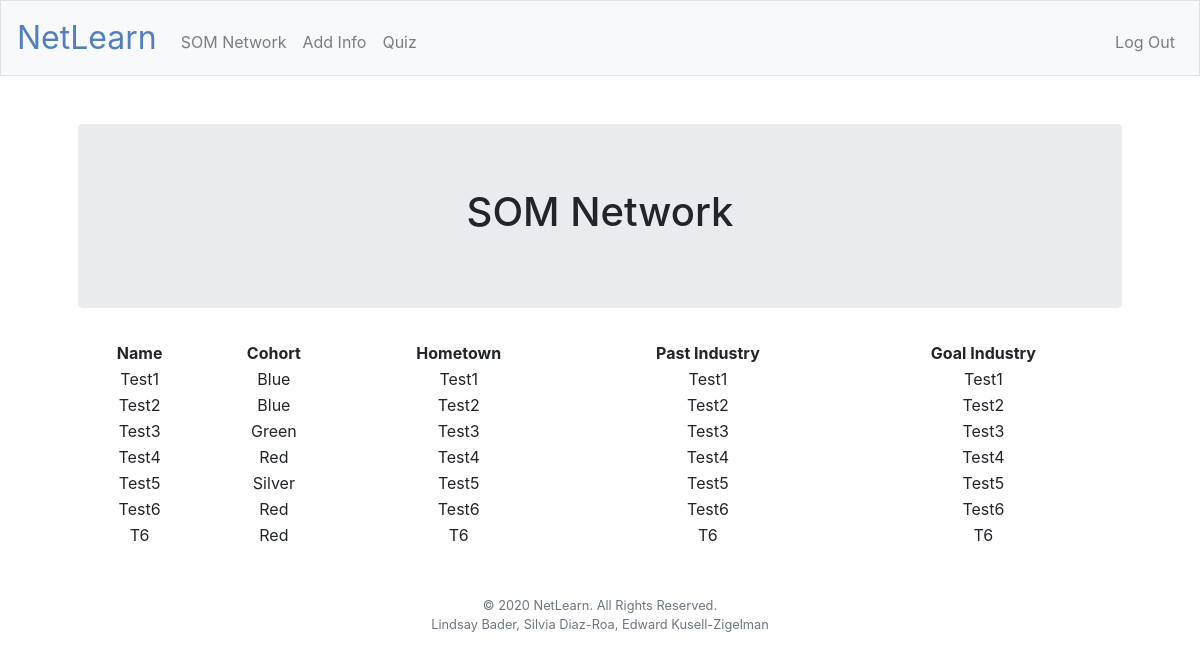
The page / (signed in) on the database its author committed.
### tables this page shows
CREATE TABLE network (id INTEGER, name TEXT, cohort TEXT, hometown TEXT, past_industry TEXT, goal_industry TEXT, PRIMARY KEY(id));

### application.py (the view)
@app.route("/")
@login_required
def SOM_network():
    network = db.execute("SELECT * FROM network")
    return render_template("SOM_network.html", network = network)

### application.py (called while the page is built)
@app.after_request
def after_request(response):
    response.headers["Cache-Control"] = "no-cache, no-store, must-revalidate"
    response.headers["Expires"] = 0
    response.headers["Pragma"] = "no-cache"
    return response

### helpers.py (called while the page is built)
def login_required(f):
    @wraps(f)
    def decorated_function(*args, **kwargs):
        if session.get("user_id") is None:
            return redirect("/login")
        return f(*args, **kwargs)
    return decorated_function

### templates/SOM_network.html (shortened to what this page needs)
{% extends "layout.html" %}
{% block main %}
            <div class="jumbotron">
            <h1>SOM Network</h1>
            </div>
                <table style="width: 100%">
                    <thead>
                        <tr>
                            <th>Name</th>
                            <th>Cohort</th>
                            <th>Hometown</th>
                            <th>Past Industry</th>
                            <th>Goal Industry</th>
                        </tr>
                    </thead>
                    <tbody>
                        {% for row in network %}
                            <tr>
                                <td> {{ row.name}} </td>
                                <td> {{ row.cohort}} </td>
                                <td> {{ row.hometown}} </td>
                                <td> {{ row.past_industry}} </td>
                                <td> {{ row.goal_industry}} </td>
                            </tr>
                        {% endfor %}
                    </tbody>
                </table>
{% endblock %}

### templates/layout.html (shortened to what this page needs)
<!DOCTYPE html>
<html lang="en">
    <head>
        <link rel="stylesheet" href="https://cdn.jsdelivr.net/npm/bootstrap@4.5.3/dist/css/bootstrap.min.css">
        <link href="/static/styles.css" rel="stylesheet">
    </head>
    <body>
        <nav class="navbar navbar-expand-md navbar-light bg-light border">
            <a class="navbar-brand" href="/"><span class="blue">NetLearn</span></a>
            <div class="collapse navbar-collapse" id="navbar">
                {% if session.user_id %}
                    <ul class="navbar-nav mr-auto mt-2">
                        <li class="nav-item"><a class="nav-link" href="/">SOM Network</a></li>
                        <li class="nav-item"><a class="nav-link" href="/add_info">Add Info</a></li>
                        <li class="nav-item"><a class="nav-link" href="/quiz">Quiz</a></li>
                    </ul>
                    <ul class="navbar-nav ml-auto mt-2">
                        <li class="nav-item"><a class="nav-link" href="/logout">Log Out</a></li>
                    </ul>
                {% else %}
                    <ul class="navbar-nav ml-auto mt-2">
                        <li class="nav-item"><a class="nav-link" href="/create_account">Create Account</a></li>
                        <li class="nav-item"><a class="nav-link" href="/login">Log In</a></li>
                    </ul>
                {% endif %}
            </div>
        </nav>
        <main class="container p-5">
            {% block main %}{% endblock %}
        </main>
        <footer class="small text-center text-muted">
            &#169; 2020 NetLearn. All Rights Reserved.
            <br>
            Lindsay Bader, Silvia Diaz-Roa, Edward Kusell-Zigelman
        </footer>
    </body>
</html>

### static/styles.css (style rules this page uses)
nav .navbar-brand { font-size: xx-large; }
nav .navbar-brand .blue { color: #537fbe; }
main { overflow-x: auto; text-align: center; }

### rows shown on the page
network: name "Test1", cohort "Blue", hometown "Test1", past_industry "Test1", goal_industry "Test1"
network: name "Test2", cohort "Blue", hometown "Test2", past_industry "Test2", goal_industry "Test2"
network: name "Test3", cohort "Green", hometown "Test3", past_industry "Test3", goal_industry "Test3"
network: name "Test4", cohort "Red", hometown "Test4", past_industry "Test4", goal_industry "Test4"
network: name "Test5", cohort "Silver", hometown "Test5", past_industry "Test5", goal_industry "Test5"
network: name "Test6", cohort "Red", hometown "Test6", past_industry "Test6", goal_industry "Test6"
network: name "T6", cohort "Red", hometown "T6", past_industry "T6", goal_industry "T6"
